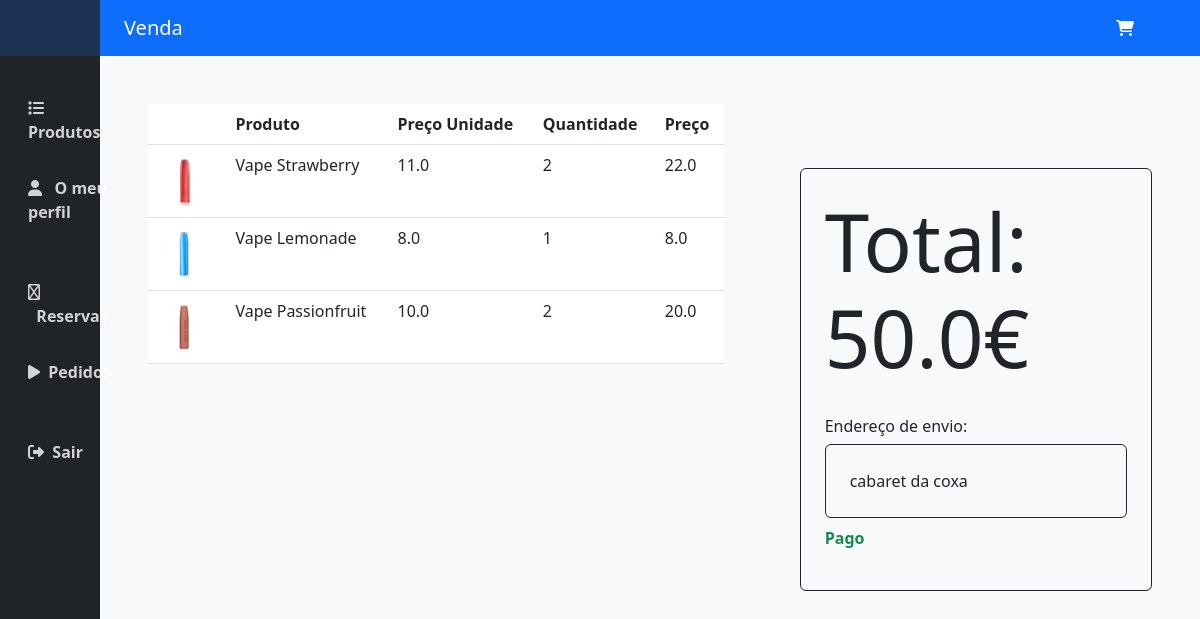
Page /store/reserveslist/1 (signed in) on the committed database.
### store/models.py (models this page shows)
class ProdutoReserva(models.Model):
    Reserva = models.ForeignKey(Reserva, on_delete=models.CASCADE)
    Produto = models.ForeignKey(Produto, on_delete=models.CASCADE)
    Quantidade = models.IntegerField()
    class Meta:
        unique_together = (("Produto", "Reserva"),)

class Produto(models.Model):
    Nome = models.CharField(max_length=50)
    Imagem = models.CharField(max_length=250)
    Stock = models.IntegerField(default=0)
    Preco_Unidade = models.FloatField()
    Descricao = models.CharField(max_length=500)

class Reserva(models.Model):
    Cliente = models.ForeignKey(User_Extension, on_delete=models.CASCADE)
    Data = models.DateTimeField()
    PrecoTotal = models.FloatField()
    EnderecoAlternativo = models.CharField(max_length=150)
    Pago = models.BooleanField(default=False)

### store/views.py (the view)
# urls.py: path("reserveslist/<int:reserveid>", views.reservedetails, name="reservedetails"),
@login_required
def reservedetails(request, reserveid):
    userext = User_Extension.objects.get(User=request.user)
    if userext.Tipo == "CL":
        res = get_object_or_404(
            Reserva, Cliente=User_Extension.objects.get(User=request.user), id=reserveid
        )
    else:
        res = get_object_or_404(Reserva, id=reserveid)
    pr = ProdutoReserva.objects.filter(Reserva=res)
    valset = set(pr.values_list("Produto", flat=True))
    p = Produto.objects.filter(id__in=valset)
    for item in pr:
        item.total = item.Quantidade * item.Produto.Preco_Unidade
    return render(
        request,
        "store/reservedetail.html",
        {"pr": pr, "p": p, "r": res, "userext": userext},
    )

### store/templates/store/reservedetail.html (shortened to what this page needs)
{% extends "./base.html" %}
{% load static %}
{% block nav-bar-title %} Venda {% endblock %}
{% block main-content %}
<div class="container-fuild">
    <div class="row justify-content-between mt-6">
        <div class="col-md-7">
        <table class="table table-hover">
            <thead>
              <tr>
                <th scope="col"></th>
                <th scope="col">Produto</th>
                <th scope="col">Preço Unidade</th>
                <th scope="col">Quantidade</th>
                <th scope="col">Preço</th>
              </tr>
            </thead>
            <tbody>
                {% for item in pr %}
              <tr>
                <td><img src="{% static item.Produto.Imagem %}" id="output" class="rounded img-fluid" style="max-width: 7vh; max-height: 7vh"
                    alt="No image available"></td>
                <td>{{ item.Produto.Nome }}</td>
                <td>{{ item.Produto.Preco_Unidade }}</td>
                <td>{{ item.Quantidade }}</td>
                <td>{{ item.total }}</td>
              </tr>
              {% endfor %}
            </tbody>
          </table>
        </div>
        <div class="col-md-5 pl-3" style="padding-left: 8vh; padding-top: 8vh">
            <div class="border rounded p-4 border-dark" style="max-width: 50vh">
                <h1 style="font-size: 10vh">Total: {{ r.PrecoTotal }}€</h1>
                <br>
                <p class="h6">Endereço de envio:</p>
                <div class="border rounded p-4 border-dark" style="max-width: 40vh"> {{r.EnderecoAlternativo}} </div>
                <div class="mt-2">
                {% if userext.Tipo != 'CL' and not r.Pago %}
                <a href="{% url 'store:pay' r.id %}"><button type="submit" class="btn btn-warning mt-3"><b>Marcar como Pago</b></button></a>
                </form>
                {% elif r.Pago %}
                <p class="text-success"><b>
                Pago
                {% else %}
                <p class="text-warning"><b>
                A aguardar receção de pagamento
                <p class="text"><b>Entidade: 12345<br>Referencia: 123 456 780</p>
                {% endif %}
                </b></p></div>
              </div>
        </div>
    </div>
</div>
{% endblock %}

### store/templates/store/base.html (shortened to what this page needs)
<!DOCTYPE html>
<html>
<head>
    {% load static %}
    <link href="https://cdn.jsdelivr.net/npm/bootstrap@5.3.0-alpha3/dist/css/bootstrap.min.css" rel="stylesheet"
>
    {% load static %}
    <link rel="stylesheet" type="text/css" href="{% static 'css/base.css'%}">
    <link rel="stylesheet" href="https://unpkg.com/bootstrap-table@1.21.4/dist/bootstrap-table.min.css">
</head>
<body class="bg-dark">
    <nav class="navbar navbar-expand-lg navbar-dark bg-primary sticky-top">
        <a class="navbar-brand col-md-10 px-4" href="#">{% block nav-bar-title %} {% endblock %}</a>
        <a href="{% url 'store:cart' %}"><i class="fa fa-shopping-cart" aria-hidden="true"></i></div>
    </nav>
    <div class="container-fluid">
        <div class="row">
            <nav class="col-md-1 d-none d-md-block bg-dark sidebar"
                style="height: 100vh;position: fixed;top: 0;bottom: 0;left: 0;z-index: 1021;opacity: 0.8;">
                <div class="sidebar-sticky mt-5 pt-3">
                    <ul class="nav flex-column">
                        {% block side-bar-buttons %}
                        <li class="nav-item mt-4 mb-2">
                            <a class="nav-link" href="{% url 'store:productslist' %}">
                                <i class="fa-solid fa-list"></i><span class="fw-bold text-white">&nbsp;&nbsp; Produtos</span>
                            </a>
                        </li>
                        <li class="nav-item my-2">
                            <a class="nav-link" style="padding-right: 1px" href="{% url 'store:userdetails' %}">
                                <i class="fa-solid fa-user"></i><span class="fw-bold text-white">&nbsp;&nbsp; O meu perfil</span>
                            </a>
                        </li>
                        <li class="nav-item my-2">
                            <a class="nav-link" style="padding-right: 1px" href="{% url 'store:reserveslist' %}">
                                <i class="fa-regular fa-play"></i><span class="fw-bold text-white">&nbsp;&nbsp;Reservas</span>
                            </a>
                        </li>
                        <li class="nav-item my-2">
                            <a class="nav-link" style="padding-right: 1px" href="{% url 'store:saleslist' %}">
                                <i class="fa-solid fa-play"></i><span class="fw-bold text-white">&nbsp;&nbsp;Pedidos</span>
                            </a>
                        </li>
                        <li class="nav-item my-2">
                            {% if request.user.is_authenticated %}
                            <a class="nav-link" style="padding-right: 1px" href="{% url 'store:logout_view' %}">
                                <i class="fa-solid fa-right-from-bracket"></i><span class="fw-bold text-white">&nbsp;&nbsp;Sair</span>
                            </a>
                            {% else %}
                            <a class="nav-link" style="padding-right: 1px" href="{% url 'store:login' %}">
                                <span data-feather="file"></span>
                                <i class="fa-solid fa-right-to-bracket"></i><span class="fw-bold text-white">&nbsp;Login/Registar</span>
                            </a>
                            {% endif %}
                        </li>
                        {% endblock %}
                    </ul>
                </div>
            </nav>
            <div class="col-md-1"></div>
            <main role="main" class="col-lg-11 px-md-5 bg-light pt-5">
                {% block main-content %} {% endblock %}
            </main>
        </div>
    </div>
</body>
</html>

### store/static/css/base.css (style rules this page uses)
i { color: white; }
main { height: 93vh }
nav { height: 7vh; }

### rows in the picture
ProdutoReserva: Produto.Imagem (picture), Produto.Nome "Vape Strawberry", Produto.Preco_Unidade "11.0", Quantidade "2", total "22.0"
ProdutoReserva: Produto.Imagem (picture), Produto.Nome "Vape Lemonade", Produto.Preco_Unidade "8.0", Quantidade "1", total "8.0"
ProdutoReserva: Produto.Imagem (picture), Produto.Nome "Vape Passionfruit", Produto.Preco_Unidade "10.0", Quantidade "2", total "20.0"
Reserva: PrecoTotal "50.0", EnderecoAlternativo "cabaret da coxa"
